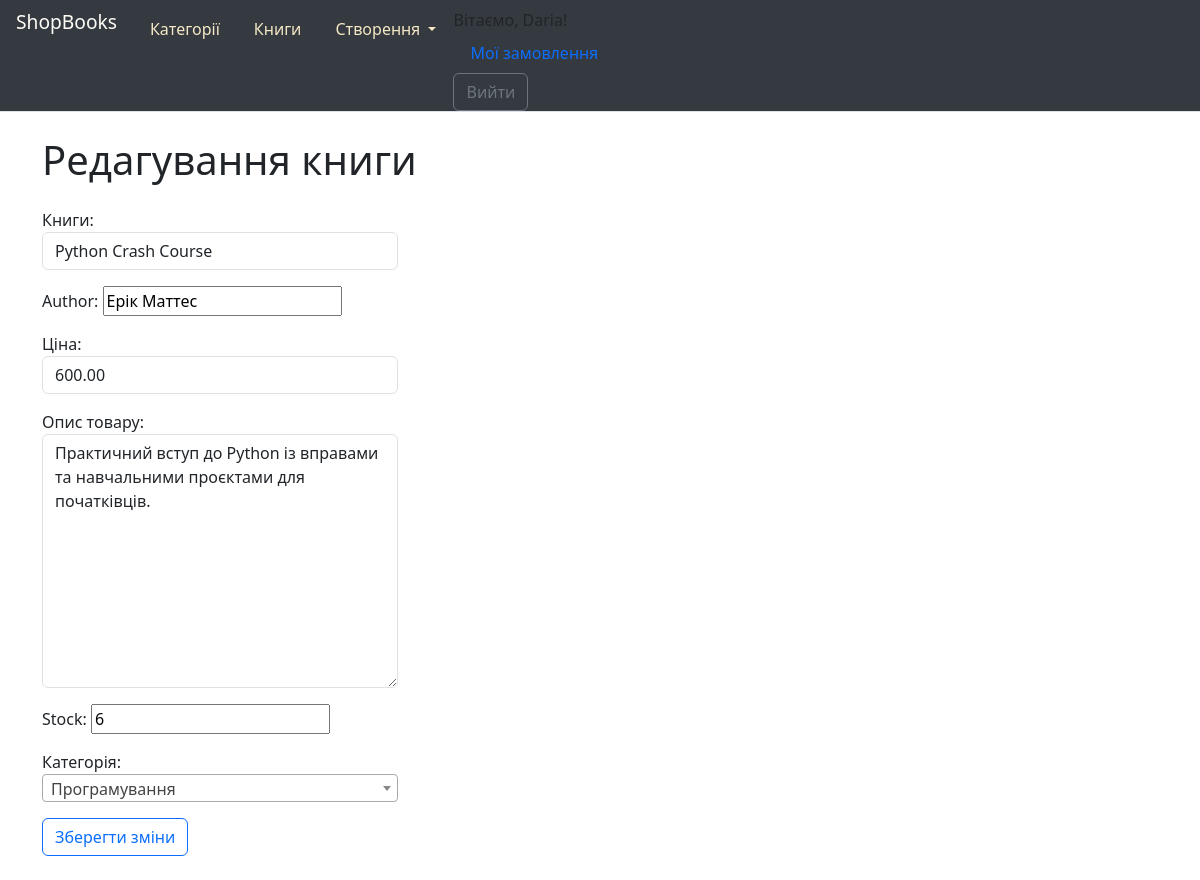
The app's page /books/update/11/ (signed in), older data.
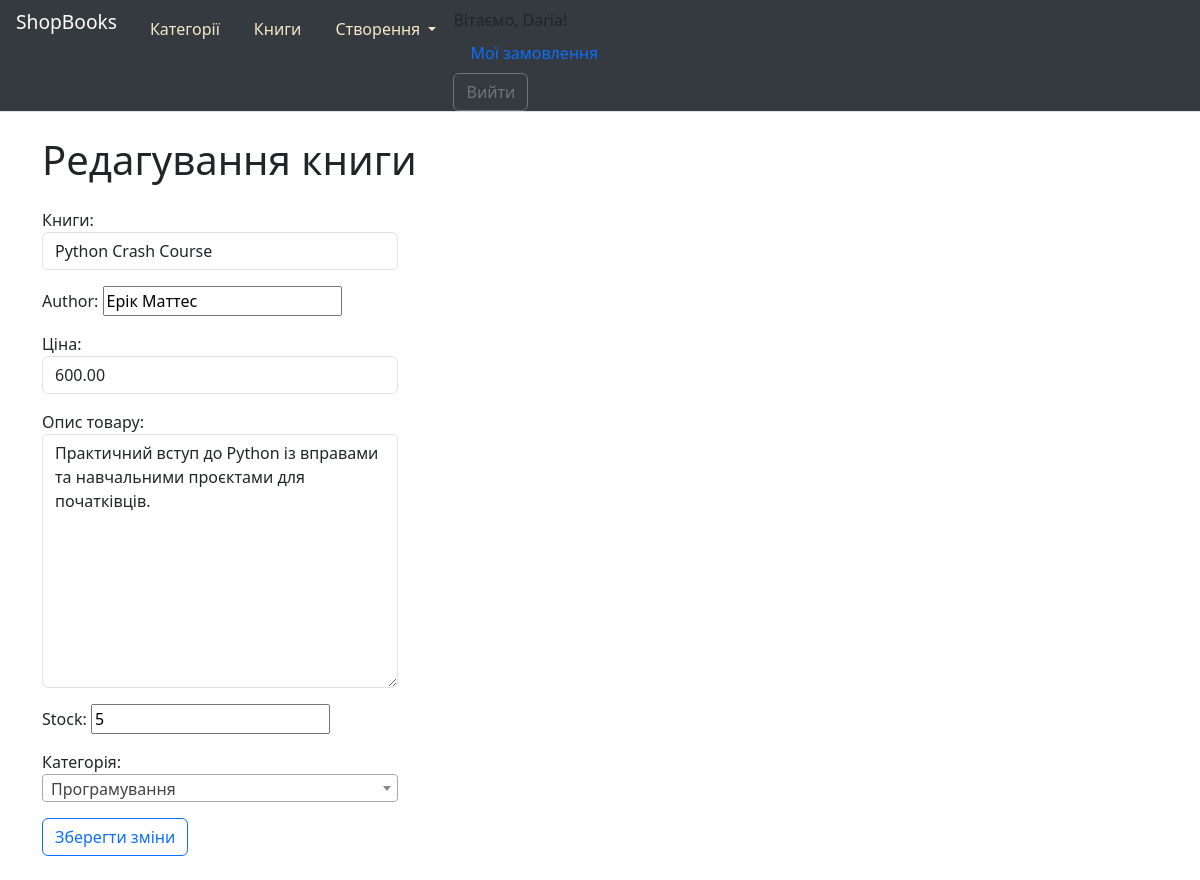
The same page, newer data.
### books/models.py (models this page shows, shortened)
class Book(models.Model):
    title = models.CharField(max_length=200)
    author = models.CharField(max_length=150)
    price = models.DecimalField(max_digits=8, decimal_places=2)
    description = models.TextField()
    stock = models.PositiveIntegerField()
    category = models.ForeignKey('books.Category', on_delete=models.PROTECT, related_name='books')
    class Meta:
        verbose_name = 'Книга'
        verbose_name_plural = 'Книги'
        ordering = ['title']

### books/views.py (the view, shortened to what this page needs)
# urls.py: path('books/update/<int:pk>/', BookUpdateView.as_view(), name='book_update'),
class BookUpdateView(LoginRequiredMixin, PermissionRequiredMixin,SuccessMessageMixin, UpdateView):
    model = Book
    template_name = 'books/book_update.html'
    form_class = BookForm
    success_url = reverse_lazy('books:books')
    permission_required = "books.change_product"
    raise_exception = True

### books/forms.py
class BookForm(forms.ModelForm):
    title = forms.CharField(
        label="Книги", max_length=255,
        widget=forms.TextInput(attrs={
            'class': 'form-control',
            'placeholder': 'Введіть назву'
        })
    )
    description = forms.CharField(
        label="Опис товару", max_length=None,
        widget=forms.Textarea(attrs={
            'class': 'form-control',
            'placeholder': 'Введіть опис'
        })
    )
    price = forms.DecimalField(
        label="Ціна", widget=forms.NumberInput(
            attrs={'class': 'form-control', })
    )
    category = forms.ModelChoiceField(
        label='Категорія', queryset=Category.objects.all(),
        widget=forms.Select(attrs={'class': 'form-control basic-single',  })
    )
    class Meta:
        model = Book
        fields = '__all__'

### books/models.py (called while the page is built)
    def __str__(self):
        return self.name

### books/templates/books/book_update.html (shortened to what this page needs)
{% extends "base.html" %}
{% block content %}
<h1 class="my-4">Редагування книги</h1>
{% include 'form.html' with text='Зберегти зміни' %}
{% endblock %}

### templates/form.html (shortened to what this page needs)
<div class="row">
    <div class="col-md-4">
        <form action="{{ action }}" method="post">
            {{ form.as_p }}
            <button type="submit" class="btn btn-outline-{% if klass %}{{ klass }}{% else %}primary{% endif %} mb-4">{{ text }}</button>
        </form>
    </div>
</div>

Row changes from the older to the newer data that the page shows:
changed Book "Python Crash Course": stock "6" → "5"
